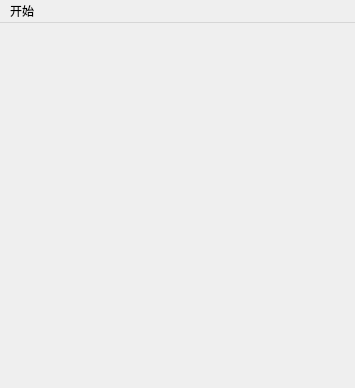
<?xml version="1.0" encoding="UTF-8"?>
<ui version="4.0">
 <class>MyMainWindow</class>
 <widget class="QMainWindow" name="MyMainWindow">
  <property name="geometry">
   <rect>
    <x>0</x>
    <y>0</y>
    <width>355</width>
    <height>388</height>
   </rect>
  </property>
  <property name="windowTitle">
   <string>MyMainWindow</string>
  </property>
  <widget class="QWidget" name="centralwidget"/>
  <widget class="QMenuBar" name="menubar">
   <property name="geometry">
    <rect>
     <x>0</x>
     <y>0</y>
     <width>355</width>
     <height>22</height>
    </rect>
   </property>
   <widget class="QMenu" name="menu">
    <property name="title">
     <string>开始</string>
    </property>
    <addaction name="actionQuit"/>
   </widget>
   <addaction name="menu"/>
  </widget>
  <action name="actionQuit">
   <property name="text">
    <string>退出</string>
   </property>
  </action>
 </widget>
 <resources/>
 <connections/>
</ui>
